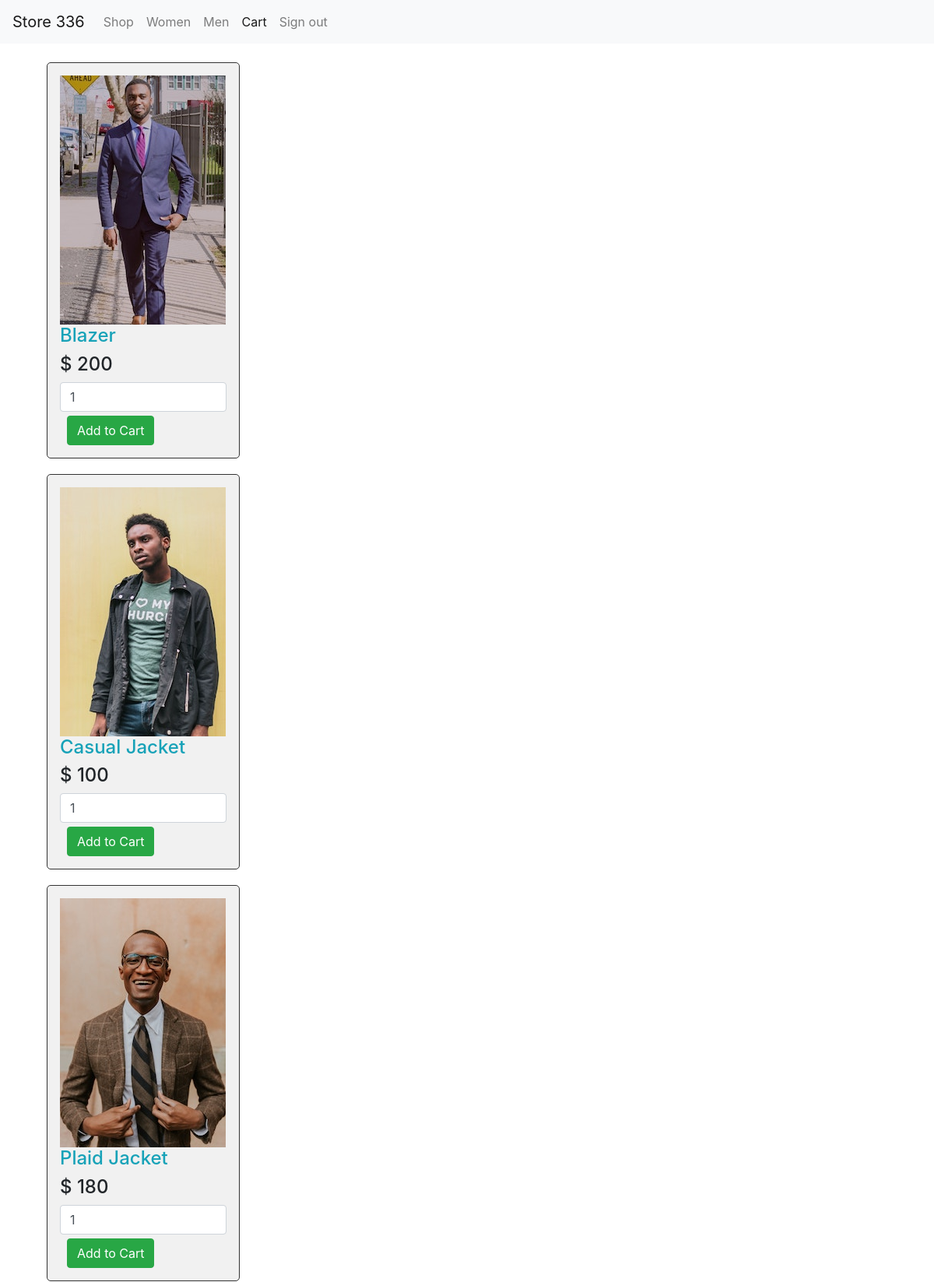
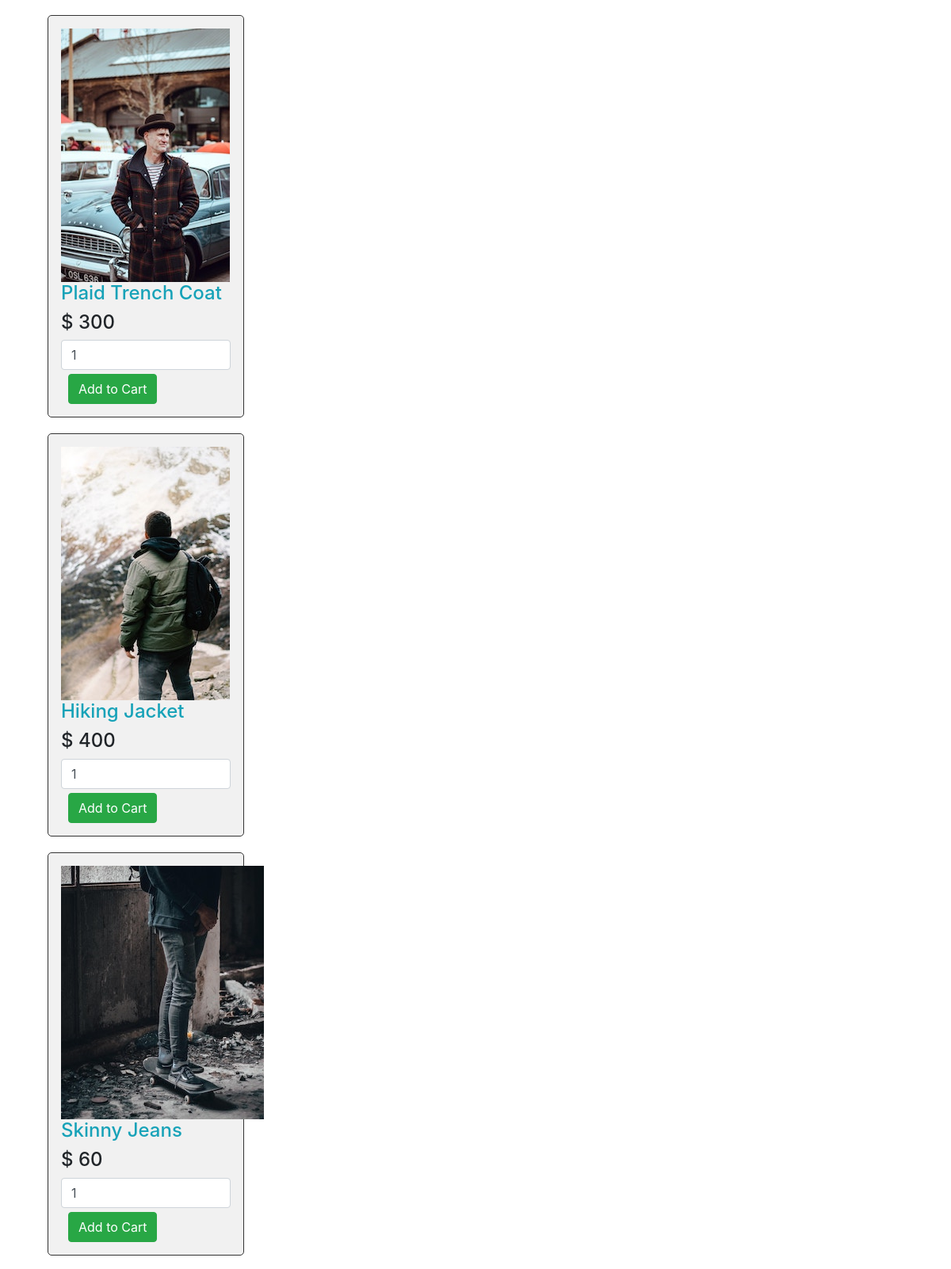
The page /shop/showCart.php (upper part) on the database its author committed (2 pictures, top to bottom).
### tables this page shows
CREATE TABLE `items` (
  `id` int(11) NOT NULL,
  `name` varchar(40) NOT NULL,
  `description` varchar(120) NOT NULL,
  `gender` varchar(1) NOT NULL,
  `type` varchar(30) NOT NULL,
  `size` varchar(1) NOT NULL,
  `stock` varchar(6) NOT NULL,
  `price` int(10) NOT NULL,
  `imageURL` varchar(200) NOT NULL
);

### shop/showCart.php (the view, shortened to what this page needs)
<?php
 $conn = mysqli_connect('us-cdbr-iron-east-03.cleardb.net','b18b218316cd7e','d118d579','heroku_2113fc751d4c573');
?>
<!DOCTYPE html>
<html>
    <head>
        <link rel="stylesheet" href="https://stackpath.bootstrapcdn.com/bootstrap/4.3.1/css/bootstrap.min.css">
        <link rel="stylesheet" type="text/css" href="../css/shopping-cart.css">
    </head>
    <body>
    <nav class="navbar navbar-expand-lg navbar-light bg-light">
          <a class="navbar-brand" href="#">Store 336</a>
            <div class="collapse navbar-collapse" id="navbarSupportedContent">
                <ul class="navbar-nav mr-auto">
                    <li class="nav-item">
                        <a class="nav-link" href="shop.php">Shop</a>
                    </li>
                    <li class="nav-item">
                        <a class="nav-link" href="women.php">Women<span class="sr-only">(current)</span></a>
                    </li>
                    <li class="nav-item">
                        <a class="nav-link" href="men.php">Men<span class="sr-only">(current)</span></a>
                    </li>
                    <li class="nav-item active">
                        <a class="nav-link" href="showCart.php">Cart<span class="sr-only">(current)</span></a>
                    </li>
                    <li class="nav-item">
                        <a class="nav-link" href="../signout_process.php">Sign out</a>
                    </li>
                </ul>
            </div>
        </nav>
    <br />
    <div class="container">
         <?php
         $query = 'SELECT * FROM items ORDER BY id ASC';
         $result = mysqli_query($conn, $query);
         if ($result):
         if(mysqli_num_rows($result) > 0):
              while($product = mysqli_fetch_array($result)):
         ?>
         <div class="col-sm-4 col-md-3">
            <form method="post" action="showCart.php?action=add&id=<?php echo $product['id']; ?>">
                <div class="products">
                     <img src="<?php echo '../'.$product['imageURL']; ?>" class="img-responsive" /><br />
                     <h4 class="text-info"><?php echo $product['name']; ?></h4>
                     <h4>$ <?php echo $product['price']; ?></h4>
                     <input type="text" name="stock" class="form-control" value="1" />
                     <input type="submit" name="add_to_cart" style="margin-top:5px;" class="btn btn-success"
                            value="Add to Cart" />
                </div>
            </form>
         </div>
         <?php
              endwhile;
         endif;
         endif;
         ?>
        <br />
        </div>
      </body>
 </html>

### css/shopping-cart.css (style rules this page uses)
.products { border: 1px solid #333; background-color: #f1f1f1; border-radius: 5px; padding: 16px; margin-bottom: 20px; }
a { text-decoration: none; }

### rows shown on the page
items: imageURL (picture), name "Blazer", price "200"
items: imageURL (picture), name "Casual Jacket", price "100"
items: imageURL (picture), name "Plaid Jacket", price "180"
items: imageURL (picture), name "Plaid Trench Coat", price "300"
items: imageURL (picture), name "Hiking Jacket", price "400"
items: imageURL (picture), name "Skinny Jeans", price "60"
